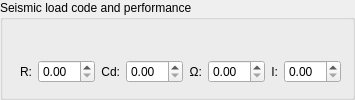
                 <widget class="QGroupBox" name="gbx_form_data_fila_1_seismic_load">
                  <property name="title">
                   <string>Seismic load code and performance</string>
                  </property>
                  <layout class="QGridLayout" name="gridLayout_8">
                   <item row="0" column="0">
                    <layout class="QFormLayout" name="frm_seismic_load">
                     <property name="topMargin">
                      <number>29</number>
                     </property>
                     <item row="0" column="1">
                      <layout class="QHBoxLayout" name="lay_seismic_load">
                       <property name="spacing">
                        <number>6</number>
                       </property>
                       <property name="sizeConstraint">
                        <enum>QLayout::SetDefaultConstraint</enum>
                       </property>
                       <item>
                        <widget class="QLabel" name="lbl_seismic_load_r">
                         <property name="text">
                          <string>R:</string>
                         </property>
                        </widget>
                       </item>
                       <item>
                        <widget class="QDoubleSpinBox" name="spx_seismic_load_r">
                         <property name="alignment">
                          <set>Qt::AlignLeading|Qt::AlignLeft|Qt::AlignVCenter</set>
                         </property>
                        </widget>
                       </item>
                       <item>
                        <widget class="QLabel" name="lbl_seismic_load_cd">
                         <property name="text">
                          <string>Cd:</string>
                         </property>
                         <property name="alignment">
                          <set>Qt::AlignRight|Qt::AlignTrailing|Qt::AlignVCenter</set>
                         </property>
                        </widget>
                       </item>
                       <item>
                        <widget class="QDoubleSpinBox" name="spx_seismic_load_cd"/>
                       </item>
                       <item>
                        <widget class="QLabel" name="lbl__seismic_load_omega">
                         <property name="text">
                          <string>Ω:</string>
                         </property>
                         <property name="alignment">
                          <set>Qt::AlignRight|Qt::AlignTrailing|Qt::AlignVCenter</set>
                         </property>
                        </widget>
                       </item>
                       <item>
                        <widget class="QDoubleSpinBox" name="spx_seismic_load_omega"/>
                       </item>
                       <item>
                        <widget class="QLabel" name="lbl_seismic_load_i">
                         <property name="text">
                          <string>I:</string>
                         </property>
                         <property name="alignment">
                          <set>Qt::AlignRight|Qt::AlignTrailing|Qt::AlignVCenter</set>
                         </property>
                        </widget>
                       </item>
                       <item>
                        <widget class="QDoubleSpinBox" name="spx__seismic_load_i"/>
                       </item>
                      </layout>
                     </item>
                    </layout>
                   </item>
                  </layout>
                 </widget>
